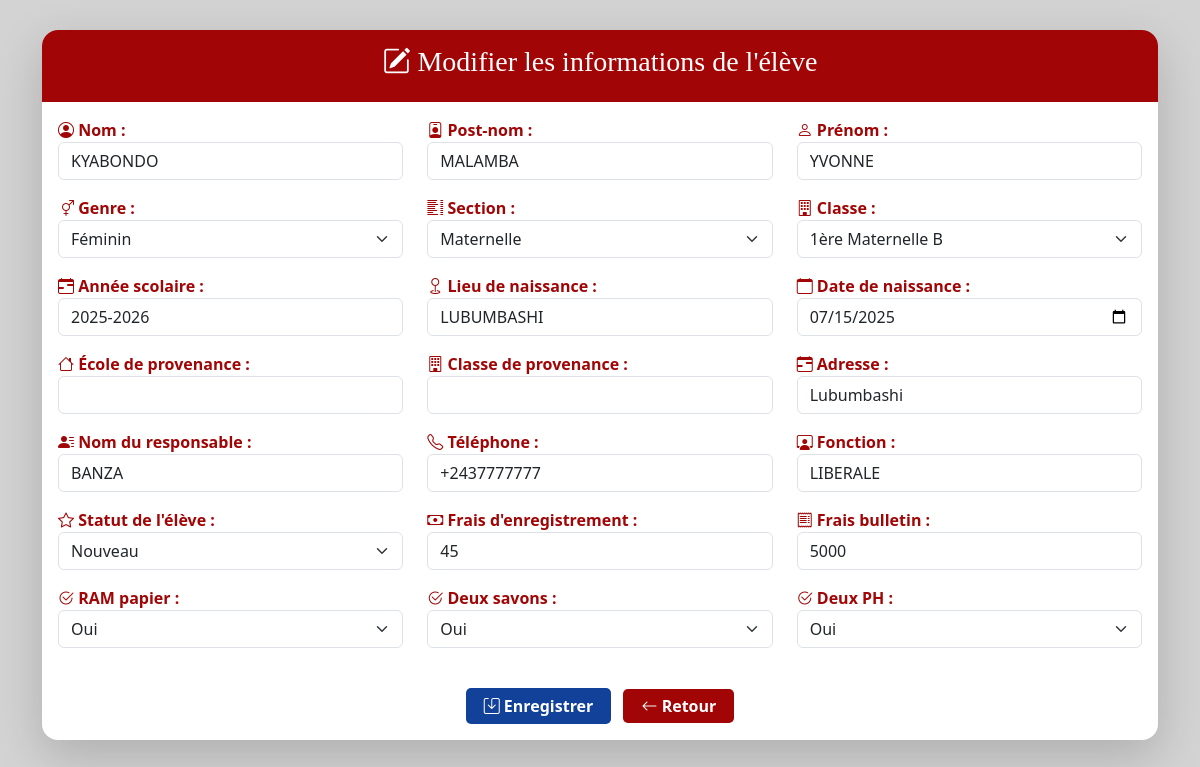
The app's page /modifier/15 (signed in) with its own data.
### tables this page shows
CREATE TABLE eleves (id INTEGER PRIMARY KEY AUTOINCREMENT, matricule TEXT, nom TEXT NOT NULL, postnom TEXT NOT NULL, prenom TEXT NOT NULL, genre TEXT NOT NULL, section TEXT NOT NULL, classe TEXT NOT NULL, annee_scolaire TEXT NOT NULL, date_inscription TEXT NOT NULL, lieu_naissance TEXT, date_naissance TEXT, ecole_provenance TEXT, classe_precedente TEXT, responsable TEXT NOT NULL, telephone_responsable TEXT NOT NULL, fonction_responsable TEXT, statut_eleve TEXT, frais_inscription TEXT NOT NULL, ram_papier TEXT, frais_bulletin TEXT, deux_savons TEXT, deux_ph TEXT, fournitures TEXT, adresse TEXT);

### app.py (the view, shortened to what this page needs)
@app.route('/modifier/<int:id>', methods=['GET', 'POST'])
@login_required
def modifier_eleve(id):
    role = session.get('role_utilisateur', '')
    if role == 'lecture':
        flash("Vous n'avez pas les droits pour effectuer cette action.", "danger")
        return redirect(url_for('liste_eleves'))  # Ou vers une page où il peut juste consulter
    conn = sqlite3.connect('ecole.db')
    cursor = conn.cursor()
    cursor.execute("SELECT section FROM eleves WHERE id = ?", (id,))
    resultat = cursor.fetchone()
    if not resultat:
        flash("Élève introuvable", "danger")
        return redirect(url_for('liste_eleves'))
    section_eleve = resultat[0]
    role_utilisateur = session.get('role_utilisateur')
    if role_utilisateur != 'full' and role_utilisateur.lower() != section_eleve.lower():
        flash("Vous n'avez pas l'autorisation de modifier cet élève.", "danger")
        return redirect(url_for('liste_eleves'))
    cursor.execute("SELECT * FROM eleves WHERE id = ?", (id,))
    eleve = cursor.fetchone()
    conn.close()
    if eleve is None:
        return "Élève introuvable.", 404
    return render_template('modifier.html', eleve=eleve)

### app.py (called while the page is built)
def login_required(f):
    @wraps(f)
    def decorated_function(*args, **kwargs):
        if not session.get('connecte'):
            flash("Vous devez être connecté pour accéder à cette page.", "warning")
            return redirect(url_for('connexion'))
        return f(*args, **kwargs)
    return decorated_function

### templates/modifier.html (shortened to what this page needs)
<!DOCTYPE html>
<html lang="fr">
<head>
  <link href="https://cdn.jsdelivr.net/npm/bootstrap@5.3.2/dist/css/bootstrap.min.css" rel="stylesheet">
  <link href="https://cdn.jsdelivr.net/npm/bootstrap-icons@1.10.5/font/bootstrap-icons.css" rel="stylesheet">
</head>
<body>
<div class="container">
  <div class="card shadow-lg rounded-4">
    <div id="titre_modification" style="font-weight:bold !important;">
      <h3><i class="bi bi-pencil-square"></i> Modifier les informations de l'élève</h3>
    </div>
    <div class="card-body">
      <form method="POST" action="{{ url_for('modifier_eleve', id=eleve[0]) }}">
        <div class="row mb-3">
          <div class="col-md-4"><label><i class="bi bi-person-circle"></i> Nom :</label><input name="nom" class="form-control" value="{{ eleve[2] }}" required></div>
          <div class="col-md-4"><label><i class="bi bi-person-badge"></i> Post-nom :</label><input name="postnom" class="form-control" value="{{ eleve[3] }}" required></div>
          <div class="col-md-4"><label><i class="bi bi-person"></i> Prénom :</label><input name="prenom" class="form-control" value="{{ eleve[4] }}" required></div>
        </div>
        <div class="row mb-3">
          <div class="col-md-4">
            <label><i class="bi bi-gender-ambiguous"></i> Genre :</label>
            <select name="genre" class="form-select" required>
              <option value="Féminin" {% if eleve[5] == "Féminin" %}selected{% endif %}>Féminin</option>
            </select>
          </div>
          <div class="col-md-4">
            <label><i class="bi bi-list-columns"></i> Section :</label>
            <select name="section" id="section" class="form-select" required>
              <option value="Maternelle" {% if eleve[6] == "Maternelle" %}selected{% endif %}>Maternelle</option>
            </select>
          </div>
          <div class="col-md-4">
            <label><i class="bi bi-building"></i> Classe :</label>
            <select name="classe" id="classe" class="form-select" required>
              <option value="{{ eleve[7] }}" selected>{{ eleve[7] }}</option>
            </select>
          </div>
        </div>
        <div class="row mb-3">
          <div class="col-md-4"><label><i class="bi bi-calendar-range"></i> Année scolaire :</label><input name="annee_scolaire" class="form-control" value="{{ eleve[8] }}"></div>
          <div class="col-md-4"><label><i class="bi bi-geo"></i> Lieu de naissance :</label><input name="lieu_naissance" class="form-control" value="{{ eleve[10] }}"></div>
          <div class="col-md-4"><label><i class="bi bi-calendar"></i> Date de naissance :</label><input type="date" name="date_naissance" class="form-control" value="{{ eleve[11] }}"></div>
        </div>
        <div class="row mb-3">
          <div class="col-md-4"><label><i class="bi bi-house"></i> École de provenance :</label><input name="ecole_provenance" class="form-control" value="{{ eleve[12] }}"></div>
          <div class="col-md-4"><label><i class="bi bi-building"></i> Classe de provenance :</label><input name="classe_precedente" class="form-control" value="{{ eleve[13] }}"></div>
          <div class="col-md-4"><label><i class="bi bi-calendar-range"></i> Adresse :</label><input name="adresse" class="form-control" value="{{ eleve[24] }}"></div>
        </div>
        <div class="row mb-3">
          <div class="col-md-4"><label><i class="bi bi-person-lines-fill"></i> Nom du responsable :</label><input name="responsable" class="form-control" value="{{ eleve[14] }}" required></div>
          <div class="col-md-4"><label><i class="bi bi-telephone"></i> Téléphone :</label><input name="telephone_responsable" class="form-control" value="{{ eleve[15] }}" required></div>
          <div class="col-md-4"><label><i class="bi bi-person-workspace"></i> Fonction :</label><input name="fonction_responsable" class="form-control" value="{{ eleve[16] }}"></div>
        </div>
        <div class="row mb-3">
          <div class="col-md-4">
            <label><i class="bi bi-star"></i> Statut de l'élève :</label>
            <select name="statut_eleve" id="statut_eleve" class="form-select" required>
              <option value="Nouveau" {% if eleve[17] == "Nouveau" %}selected{% endif %}>Nouveau</option>
            </select>
          </div>
          <div class="col-md-4"><label><i class="bi bi-cash"></i> Frais d'enregistrement :</label><input name="frais_inscription" id="frais_inscription" class="form-control" value="{{ eleve[18] }}"></div>
          <div class="col-md-4"><label><i class="bi bi-receipt"></i> Frais bulletin :</label><input name="frais_bulletin" class="form-control" value="{{ eleve[20] }}"></div>
        </div>
        <div class="row mb-3">
          <div class="col-md-4">
            <label><i class="bi bi-check2-circle"></i> RAM papier :</label>
            <select name="ram_papier" class="form-select">
              <option value="Oui" {% if eleve[19] == "Oui" %}selected{% endif %}>Oui</option>
            </select>
          </div>
          <div class="col-md-4">
            <label><i class="bi bi-check2-circle"></i> Deux savons :</label>
            <select name="deux_savons" class="form-select">
              <option value="Oui" {% if eleve[22] == "Oui" %}selected{% endif %}>Oui</option>
            </select>
          </div>
          <div class="col-md-4">
            <label><i class="bi bi-check2-circle"></i> Deux PH :</label>
            <select name="deux_ph" class="form-select">
              <option value="Oui" {% if eleve[23] == "Oui" %}selected{% endif %}>Oui</option>
            </select>
          </div>
        </div>
        <div class="text-center mt-4">
          <button type="submit" class="btn-enregistrer"><i class="bi bi-save"></i> Enregistrer</button>
          <a href="{{ url_for('liste_eleves') }}" class="btn-retour ms-2"><i class="bi bi-arrow-left"></i> Retour</a>
        </div>
      </form>
    </div>
  </div>
</div>
</body>
</html>

### templates/modifier.html (style rules this page uses)
body { background: #d3d3d3; color: white; padding-top: 30px; min-height: 100vh; }
.card { border: none; background-color: white; color: black; }
#titre_modification { background-color: #a10505; color: white; padding: 15px; border-top-left-radius: 1rem; border-top-right-radius: 1rem; text-align: center; position: sticky; top: 0; z-index: 100; font-family: serif; }
label { font-weight: bold; color: #a10505; }
.btn-enregistrer { background-color: #114199; color: white; border: none; padding: 6px 18px; border-radius: 5px; font-size: 1rem; font-weight: bold; }
.btn-retour { background-color: #a10505; color: white; font-weight: bold; border-radius: 5px; padding: 6px 18px; border: none; text-decoration: none; }

### records on screen
eleves: nom "KYABONDO", postnom "MALAMBA", prenom "YVONNE", genre "Féminin", section "Maternelle", classe "1ère Maternelle B", annee_scolaire "2025-2026", lieu_naissance "LUBUMBASHI", date_naissance "07/15/2025", adresse "Lubumbashi", responsable "BANZA", telephone_responsable "+2437777777", fonction_responsable "LIBERALE", statut_eleve "Nouveau", frais_inscription "45", frais_bulletin "5000", ram_papier "Oui", deux_savons "Oui"
